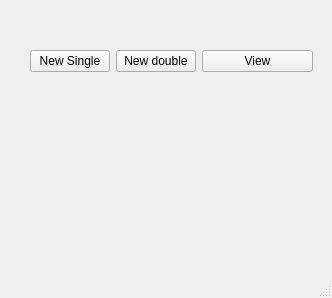
<?xml version="1.0" encoding="UTF-8"?>
<ui version="4.0">
 <class>MainWindow</class>
 <widget class="QMainWindow" name="MainWindow">
  <property name="geometry">
   <rect>
    <x>0</x>
    <y>0</y>
    <width>332</width>
    <height>298</height>
   </rect>
  </property>
  <property name="windowTitle">
   <string>MainWindow</string>
  </property>
  <widget class="QWidget" name="centralwidget">
   <widget class="QWidget" name="formLayoutWidget">
    <property name="geometry">
     <rect>
      <x>30</x>
      <y>50</y>
      <width>283</width>
      <height>141</height>
     </rect>
    </property>
    <layout class="QFormLayout" name="formLayout">
     <item row="0" column="0">
      <layout class="QHBoxLayout" name="horizontalLayout">
       <item>
        <widget class="QPushButton" name="newSingleExperimentButton">
         <property name="text">
          <string>New Single</string>
         </property>
        </widget>
       </item>
       <item>
        <widget class="QPushButton" name="newDoubleExperimentButton">
         <property name="text">
          <string>New double</string>
         </property>
        </widget>
       </item>
      </layout>
     </item>
     <item row="0" column="1">
      <widget class="QPushButton" name="viewExperimentButton">
       <property name="text">
        <string>View</string>
       </property>
      </widget>
     </item>
    </layout>
   </widget>
  </widget>
  <widget class="QMenuBar" name="menubar">
   <property name="geometry">
    <rect>
     <x>0</x>
     <y>0</y>
     <width>332</width>
     <height>22</height>
    </rect>
   </property>
  </widget>
  <widget class="QStatusBar" name="statusbar"/>
 </widget>
 <resources/>
 <connections/>
</ui>
